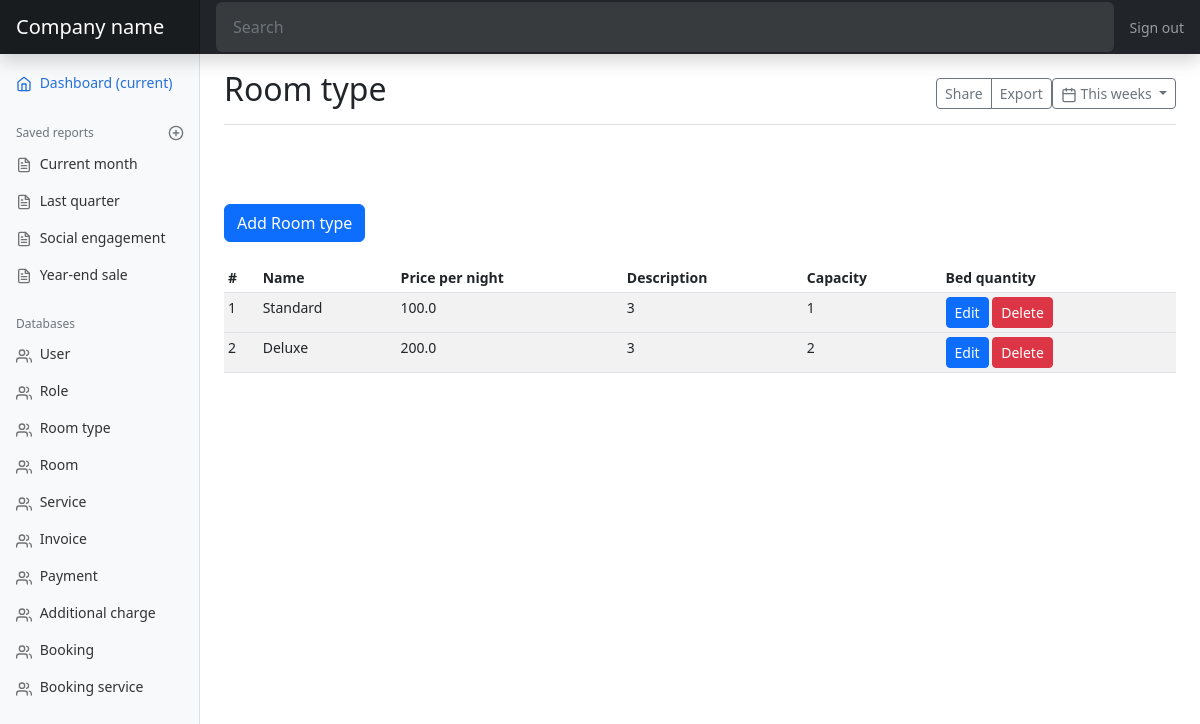
/room-type, run on an earlier commit of the app's database.
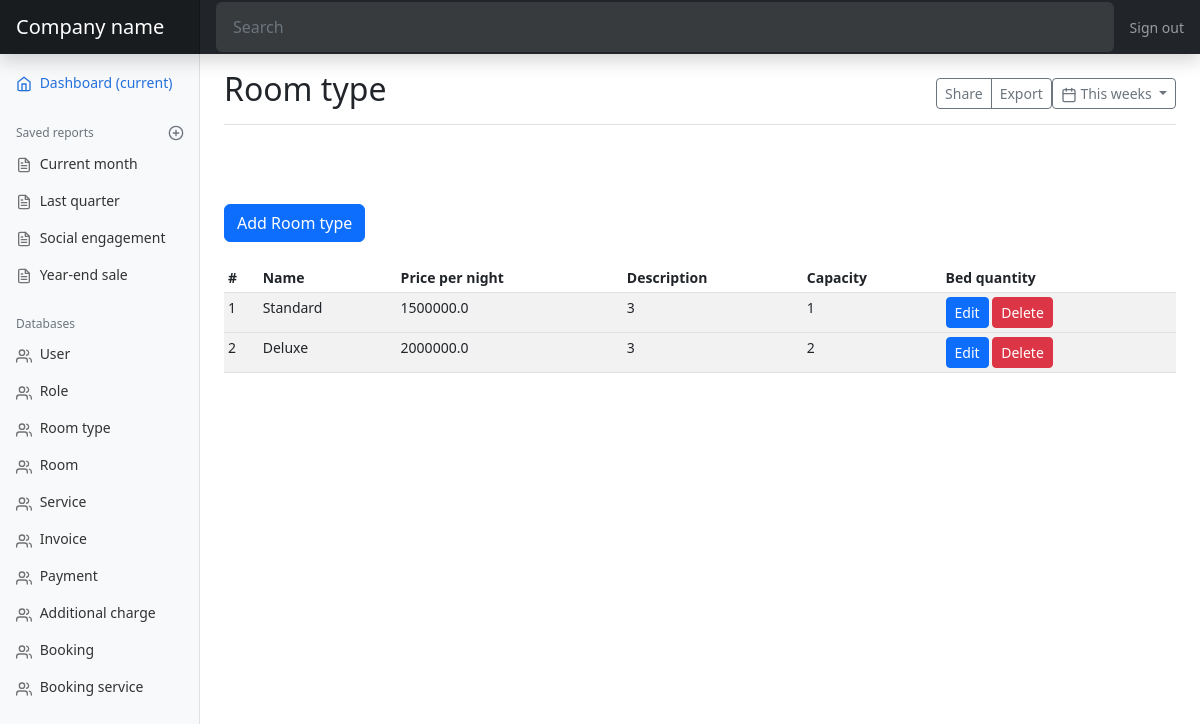
And on a later commit of the database.
### models.py (models this page shows, shortened)
class RoomType(db.Model):
    id = db.Column(db.Integer, primary_key=True)
    name = db.Column(db.String(50))
    price_per_night = db.Column(db.Float)
    capacity = db.Column(db.Integer)
    bed_quantity = db.Column(db.Integer)

### views.py (the view)
@app.route('/room-type')
def room_type_page():
    room_types = models.RoomType.query.all()
    return render_template('mdRoomType.html', room_types=room_types)

### templates/mdRoomType.html
{% extends 'admin.html' %}
{% block title %}Room type{% endblock %}
{% block content %}
<a href="{{ url_for('add_room_type') }}" class="btn btn-primary" tabindex="-1" role="button">Add Room type</a>
<br/>
<br/>
<div class="table-responsive">
  <table class="table table-striped table-sm">
    <thead>
      <tr>
        <th>#</th>
        <th>Name</th>
        <th>Price per night</th>
        <th>Description</th>
        <th>Capacity</th>
        <th>Bed quantity</th>
      </tr>
    </thead>
    <tbody>
      {% for room_type in room_types %}
      <tr>
        <td>{{ room_type.id }}</td>
        <td>{{ room_type.name }}</td>
        <td>{{ room_type.price_per_night }}</td>
        <td>{{ room_type.capacity }}</td>
        <td>{{ room_type.bed_quantity }}</td>
        <td>
          <a href="{{ url_for('edit_room_type', room_type_id=room_type.id) }}" class="btn btn-primary btn-sm">Edit</a>
          <a href="{{ url_for('delete_room_type', room_type_id=room_type.id) }}" class="btn btn-danger btn-sm">Delete</a>
        </td>
      <tr>
        {% endfor %}
    </tbody>
  </table>
</div>
{% endblock %}

What changed in the data, as far as the page shows it:
changed RoomType "Standard": price_per_night "100.0" → "1500000.0"
changed RoomType "Deluxe": price_per_night "200.0" → "2000000.0"
